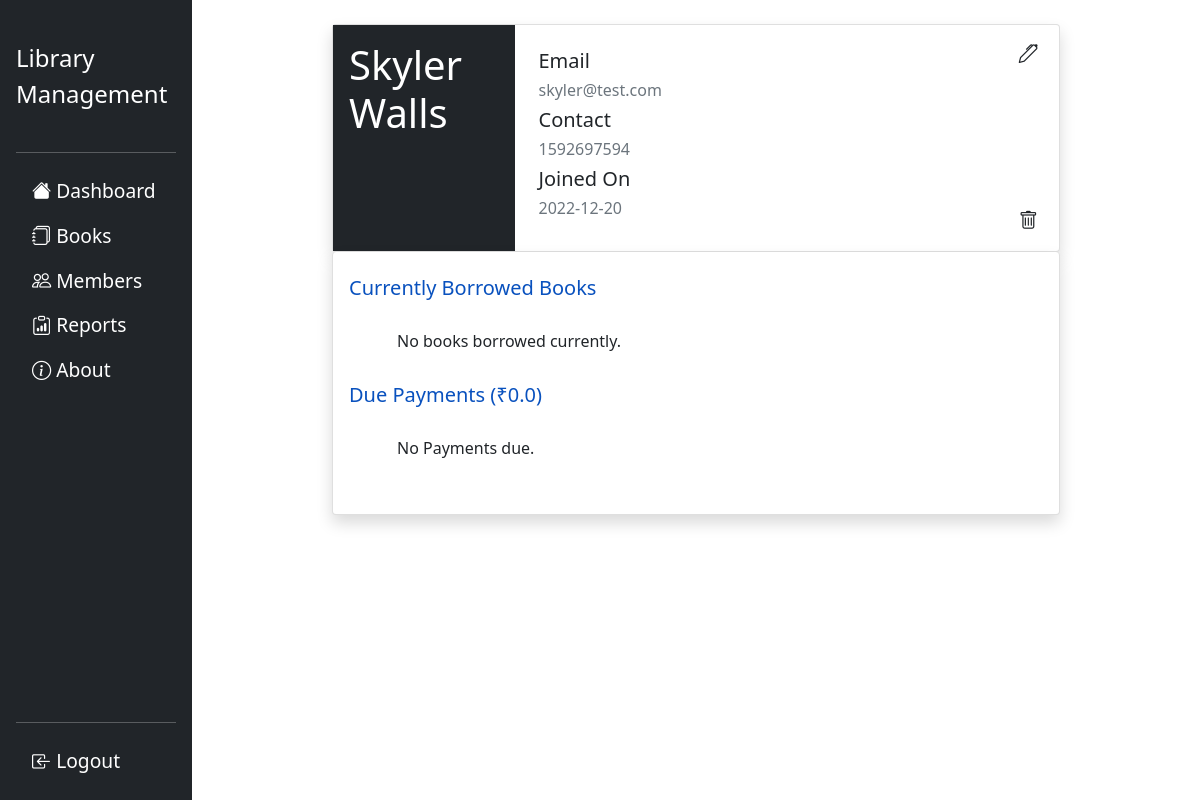
Page /member_info/6 (signed in) on the earlier database version.
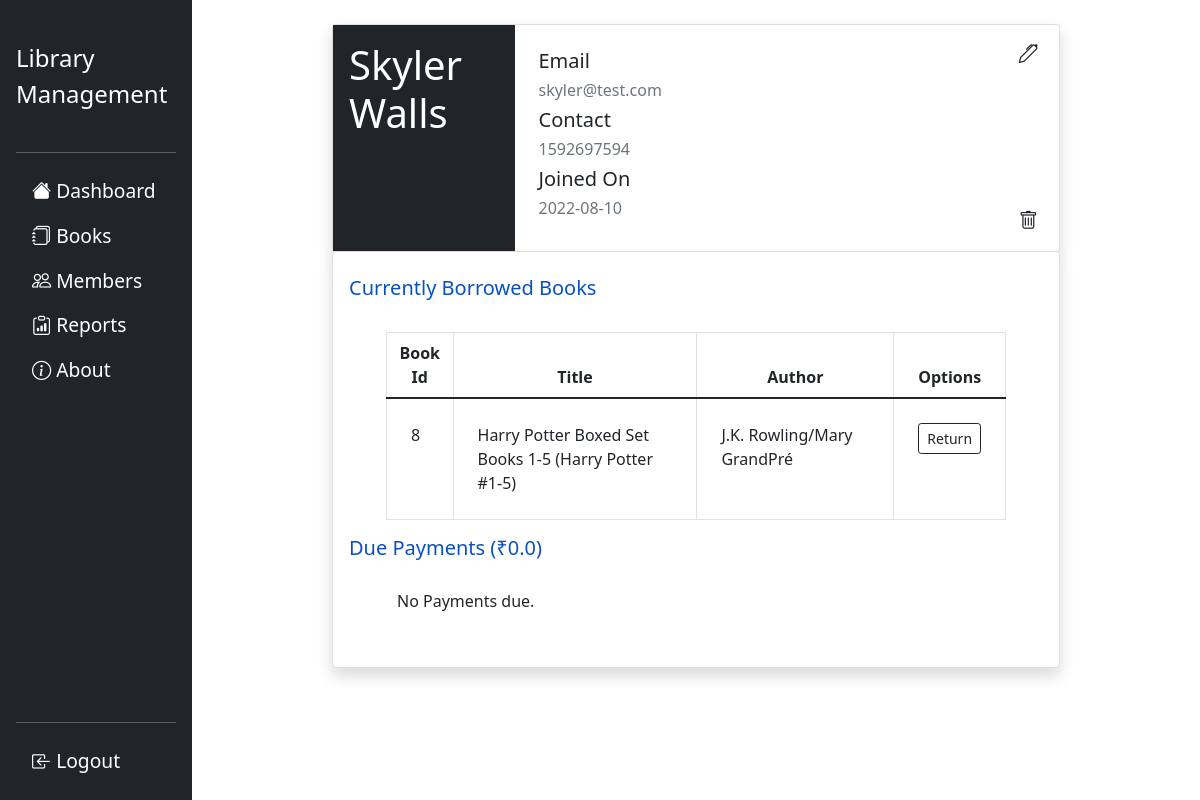
Same page on the later database version.
### flasklib/models.py (models this page shows, shortened)
class Member(db.Model):
    mid=db.Column(db.Integer,primary_key=True)
    mname=db.Column(db.String(20),nullable=False)
    email=db.Column(db.String,unique=True,nullable=False)
    contact=db.Column(db.String(12),nullable=False)
    date_added=db.Column(db.DateTime,default=datetime.utcnow)
    debt=db.Column(db.Float,nullable=False,default=0)
    dues=db.Column(db.String,default='')
    books=db.relationship('Book',backref='issued_to',lazy=True)
    issues=db.relationship('BookIssue',backref='issues',lazy=True)

class Book(db.Model):
    bid=db.Column(db.Integer,primary_key=True)
    title=db.Column(db.String,nullable=False)
    authors=db.Column(db.String,nullable=False)
    average_rating=db.Column(db.String,nullable=False)
    isbn=db.Column(db.String,nullable=False)
    publisher=db.Column(db.String,nullable=False)
    publish_date=db.Column(db.String,nullable=False)
    quantity=db.Column(db.Integer,nullable=False,default=5)
    availability=db.Column(db.Integer,nullable=False,default=5)
    borrowers=db.Column(db.String,db.ForeignKey('member.mid'),default='')

### flasklib/members/routes.py (the view, shortened to what this page needs)
@members.route("/member_info/<int:mid>",methods=['GET','POST'])
@login_required
def member_info(mid):
    member=Member.query.get(mid)
    borrowed=[]
    for i in member.issues:
        if i.returned==0:
            borrowed.append(Book.query.get(i.bid))
    dues=member.dues.split(',')
    dues.pop()
    issuedues=[]
    for due in dues:
        issuedues.append(BookIssue.query.get(due))
    return render_template('templates_members/member_info.html',title='Member Info',member=member,borrowed=borrowed,issuedues=issuedues)

### flasklib/models.py (called while the page is built)
@login_manager.user_loader
def load_user(user_id):
    return Admin.query.get(int(user_id))

### flasklib/templates/templates_members/member_info.html (shortened to what the changed rows need)
{% extends 'layout.html' %}
{% block content %}
<div class="container col-9">
    <div class="card shadow rounded">
        <div class="row g-0">
            <div class="col-md-3 p-0" style="background-color:rgb(33,37,41);">
                <h2 class="text-white display-6 m-3">{{ member.mname }}</h2>
            </div>
            <div class="col-md-9 p-2">
                <div class="card-body">
                    <h5>Email</h5><h6 class="text-muted">{{ member.email }}</h6>
                    <h5>Contact</h5><h6 class="text-muted">{{ member.contact }}</h6>
                    <h5>Joined On</h5><h6 class="text-muted">{{ member.date_added.date() }}</h6>
                    <a class="btn position-absolute top-0 end-0 m-2" href="{{ url_for('members.update_member',mid=member.mid) }}" data-bs-toggle="tooltip"
                    data-bs-placement="bottom" title="Update">
                        <i class="bi bi-pen" style="font-size: 1.2rem;"></i>
                    </a>
                    <form class="position-absolute bottom-0 end-0 m-2" action="{{ url_for('members.delete_member',mid=member.mid) }}" method="POST" data-bs-toggle="tooltip"
                        data-bs-placement="bottom" title="Delete" style="width: 45.2px;display: inline;margin: 2px;">
                        <button type="submit" class="btn">
                        </button>
                    </form>
                </div>
            </div>
        </div>
    </div>
    <div class="card border-top-0 shadow rounded">
        <div class="card-body p-3 py-4">
            <h5 style="color: #0951be;">Currently Borrowed Books</h5><br>
                {% if borrowed|length>0 %}
                <div class="col-11 container">
                    <table class="table table-bordered">
                        <thead class="text-center">
                            <tr>
                            <th scope="col">Book Id</th>
                            <th scope="col">Title</th>
                            <th scope="col">Author</th>
                            <th scope="col">Options</th>
                            </tr>
                        </thead>
                        <tbody>
                        {% for book in borrowed %}
                            <tr>
                            <td class="p-4">{{ book.bid }}</td>
                            <td class="p-4">{{ book.title }}</td>
                            <td class="p-4">{{ book.authors }}</td>
                            <td class="p-4">
                                <form action="{{ url_for('issues.issue_return',bid=book.bid) }}" method="GET" >
                                <button type="submit" class="btn btn-sm btn-outline-dark">Return</button>
                                </form>
                            </td>
                            </tr>
                        {% endfor %}
                        </tbody>
                    </table>
                </div>
                {% else %}
                    <h6 class="px-5">No books borrowed currently.</h6><br>
                {% endif %}
            <h5 style="color: #0951be;">Due Payments (₹{{ member.debt }})</h5><br>
            {% if member.debt>0 %}
            <div class="col-11 container">
                <table class="table table-bordered">
                    <thead class="text-center">
                        <tr>
                        <th scope="col">Issue Id</th>
                        <th scope="col">Book Id</th>
                        <th scope="col">Fee</th>
                        <th scope="col">
                            <form action="{{ url_for('members.member_info',mid=member.mid,issue_id=0) }}" method="POST" >
                            <button type="submit" class="btn btn-sm btn-outline-dark">Pay All</button>
                            </form>
                        </th>
                        </tr>
                    </thead>
                    <tbody class="text-center">
                    {% for issuedue in issuedues %}
                        <tr>
                        <td class="p-3">{{ issuedue.issue_id }}</td>
                        <td class="p-3">{{ issuedue.bid }}</td>
                        <td class="p-3">₹{{ issuedue.fee }}</td>
                        <td class="p-3">
                            <form action="{{ url_for('members.member_info',mid=member.mid,issue_id=issuedue.issue_id) }}" method="POST" >
                            <button type="submit" class="btn btn-sm btn-outline-dark">Pay</button>
                            </form>
                        </td>
                        </tr>
                    {% endfor %}
                    </tbody>
                </table>
            </div>
            {% else %}
            <h6 class="px-5">No Payments due.</h6><br>
            {% endif %}
        </div>
    </div>
</div>
{% endblock content %}

Differences in the rows shown:
changed Member "Skyler Walls": date_added "2022-12-20" → "2022-08-10"
now on this page (row edited): Book: bid "8", title "Harry Potter Boxed Set Books 1-5 (Harry Potter #1-5)", authors "J.K. Rowling/Mary GrandPré"
Other differences:
text no longer shown: "No books borrowed currently."
text now shown: "Book Id Title Author Options"
